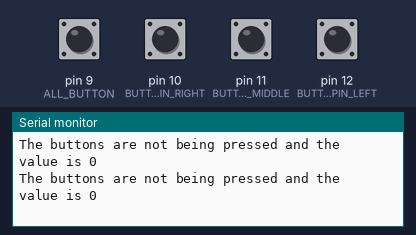
Recording of a program running on a simulated Arduino Leonardo, built with avr-gcc and run on an emulated ATmega32U4. Parts: the last lines printed to the serial monitor. The test bench sets the inputs (shaded band); at power-on: pin 9 (ALL_BUTTON), pin 10 (BUTTON_PIN_RIGHT), pin 11 (BUTTON_PIN_MIDDLE), pin 12 (BUTTON_PIN_LEFT) HIGH. No radio packets arrive unless stated.

Above: at 1.3 s.
1.4 s: pin 9 (ALL_BUTTON) pulled LOW for 0.15 s
At 1.48 s:
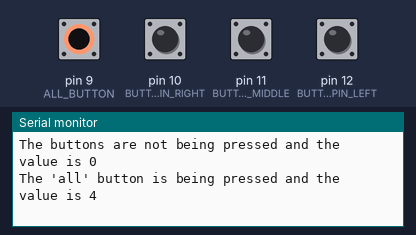
3.0 s: pin 10 (BUTTON_PIN_RIGHT) pulled LOW for 0.15 s
At 3.07 s:
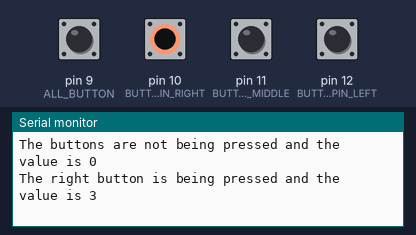
4.6 s: pin 11 (BUTTON_PIN_MIDDLE) pulled LOW for 0.15 s
At 4.72 s:
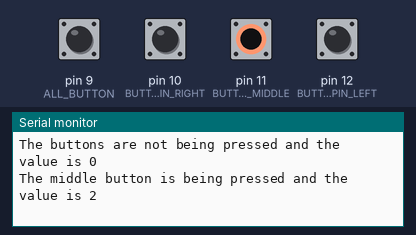
6.2 s: pin 12 (BUTTON_PIN_LEFT) pulled LOW for 0.15 s
At 6.3 s:
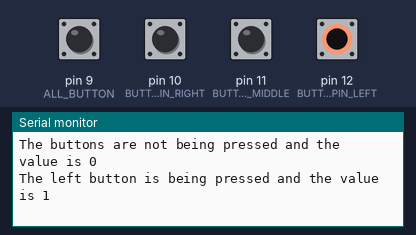

The program:

main.cpp
```cpp
#include <Arduino.h>
#include <SPI.h>
#include <RH_RF95.h>

// Feather 32u4:
#define RFM95_CS   8
#define RFM95_RST  4
#define RFM95_INT  7

// Operating frequency, must match RX's freq!
#define RF95_FREQ 915.0

// Singleton instance of the radio driver
RH_RF95 rf95(RFM95_CS, RFM95_INT);

// Defining the pins being used
#define BUTTON_PIN_RIGHT 10
#define BUTTON_PIN_MIDDLE 11
#define BUTTON_PIN_LEFT 12
#define ALL_BUTTON 9


void setup() {
  // for the button
  pinMode(BUTTON_PIN_RIGHT, INPUT_PULLUP);
  pinMode(BUTTON_PIN_MIDDLE, INPUT_PULLUP);
  pinMode(BUTTON_PIN_LEFT, INPUT_PULLUP);
  pinMode(ALL_BUTTON, INPUT_PULLUP);

  // for the radio stuff
  pinMode(RFM95_RST, OUTPUT);
  digitalWrite(RFM95_RST, HIGH);
  Serial.begin(115200);
  delay(100);
  Serial.println("Feather LoRa TX Test!");
  // manual reset
  digitalWrite(RFM95_RST, LOW);
  delay(10);
  digitalWrite(RFM95_RST, HIGH);
  delay(10);
  while (!rf95.init()) {
    Serial.println("LoRa radio init failed");
    Serial.println("Uncomment '#define SERIAL_DEBUG' in RH_RF95.cpp for detailed debug info");
    while (1);
  }
  Serial.println("LoRa radio init OK!");
  // Defaults after init are 434.0MHz, modulation GFSK_Rb250Fd250, +13dbM
  if (!rf95.setFrequency(RF95_FREQ)) {
    Serial.println("setFrequency failed");
    while (1);
  }
  Serial.print("Set Freq to: "); Serial.println(RF95_FREQ);

  // Defaults after init are 434.0MHz, 13dBm, Bw = 125 kHz, Cr = 4/5, Sf = 128chips/symbol, CRC on

  // The default transmitter power is 13dBm, using PA_BOOST.
  // If you are using RFM95/96/97/98 modules which uses the PA_BOOST transmitter pin, then
  // you can set transmitter powers from 5 to 23 dBm:
  rf95.setTxPower(23, false);
}


void loop() {
  int delayTime = 10;

  uint8_t buttonValue[1];
  if (digitalRead(BUTTON_PIN_LEFT) == LOW ) {
    Serial.print("The left button is being pressed and the value is ");
    buttonValue[0] = 0x01;
    Serial.println(buttonValue[0]);
    delay(delayTime);
  }
  else if (digitalRead(BUTTON_PIN_MIDDLE) == LOW ) {
    Serial.print("The middle button is being pressed and the value is ");
    buttonValue[0] = 0x02;
    Serial.println(buttonValue[0]);
    delay(delayTime);
  }
  else if (digitalRead(BUTTON_PIN_RIGHT) == LOW ) {
    Serial.print("The right button is being pressed and the value is ");
    buttonValue[0] = 0x03;
    Serial.println(buttonValue[0]);
    delay(delayTime);
  }
  else if (digitalRead(ALL_BUTTON) == LOW ) {
    Serial.print("The 'all' button is being pressed and the value is ");
    buttonValue[0] = 0x04;
    Serial.println(buttonValue[0]);
    delay(delayTime);
  }
  else {
    Serial.print("The buttons are not being pressed and the value is ");
    buttonValue[0] = 0x00;
    Serial.println(buttonValue[0]);
    delay(delayTime);
    }
  rf95.send((uint8_t *)buttonValue, 1);
  rf95.waitPacketSent();
}
```

Measured:
- after the input at 1.4 s, the serial monitor: prints a new line at once (image 1)
- after the input at 3.0 s, the serial monitor: prints a new line at once (image 2)
- after the input at 4.6 s, the serial monitor: prints a new line after 0.06 s (image 3)
- after the input at 6.2 s, the serial monitor: prints a new line at once (image 4)
